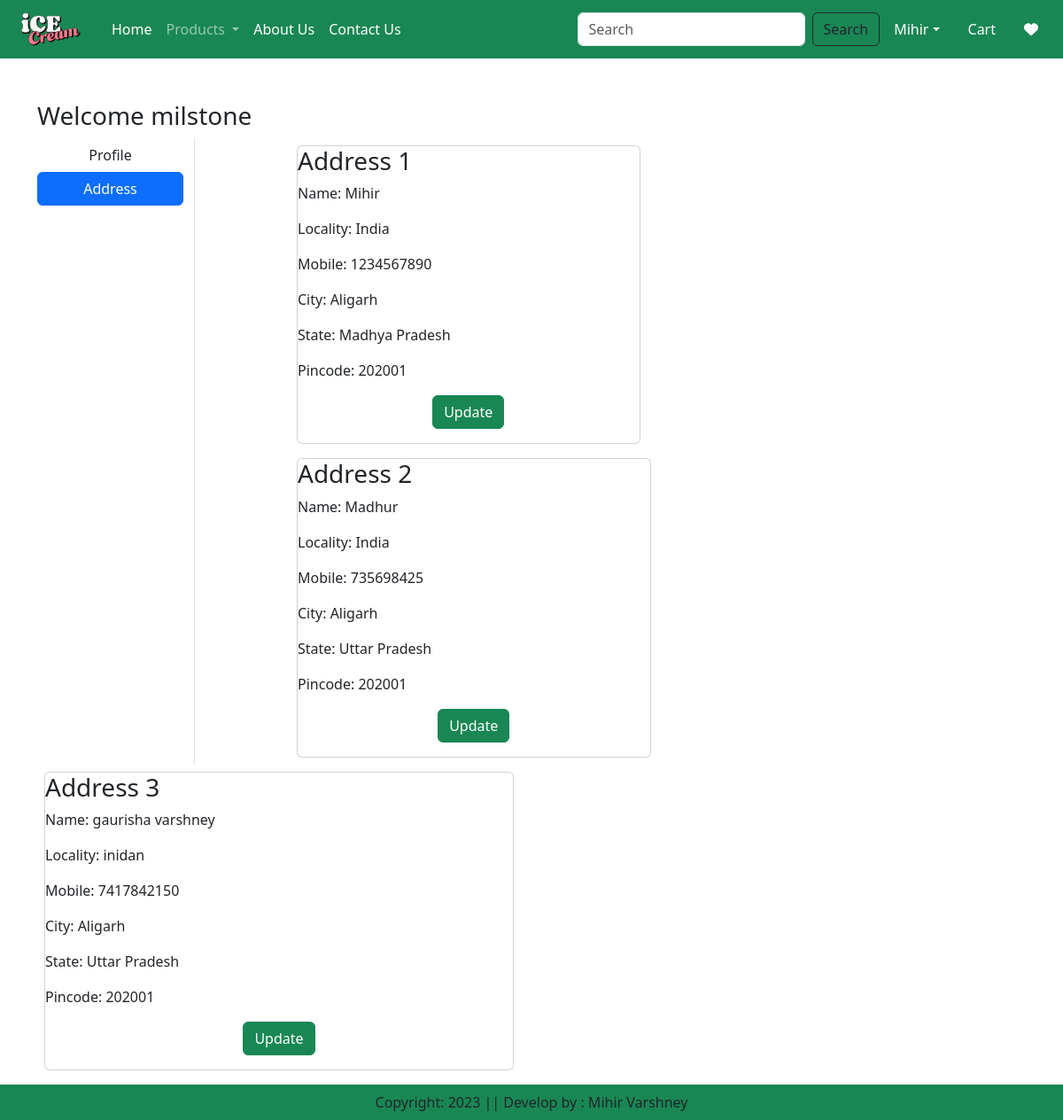
The page /address/ (signed in) on the database its author committed.
### app/models.py (models this page shows, shortened)
class Customer(models.Model):
    user = models.ForeignKey(User,on_delete=models.CASCADE)
    name = models.CharField(max_length=200)
    locality = models.CharField(max_length=200)
    city = models.CharField(max_length=50)
    mobile = models.IntegerField(default=0)
    zipcode= models.IntegerField()
    state= models.CharField(choices=STATE_CHOICES,max_length=100)

### app/views.py (the view)
# urls.py: path('address/', views.address, name='address'),
@login_required
def address(request):
    add = Customer.objects.filter(user=request.user)
    totalitem = 0
    wishitem = 0
    if request.user.is_authenticated:
        totalitem = len(Cart.objects.filter(user=request.user))
        wishitem = len(Wishlist.objects.filter(user=request.user))
    return render(request, 'app/address.html', locals())

### app/templates/app/address.html (shortened to what this page needs)
{% extends 'app/base.html' %}
{% load static %}
{% block main-content %}
<div class="container my-5">
    <div class="row">
        <h3>Welcome <span class="text=capitalize">{{request.user}}</span></h3>
        <div class="col-sm-2 border-end">
            <ul class="list-unstyled">
                <li class="d-grid"><a href="{% url 'profile' %}" class="btn">Profile</a></li>
                <li class="d-grid"><a href="{% url 'address' %}" class="btn btn-primary">Address</a></li>
            </ul>
        </div>
        <div class="col-sm-9 offset-sm-1">
            <div class="row">
                {% for ad in add %}
                <div class="col-sm-6">
                    <div class="card m-2" <div class="card-body">
                        <h3>Address {{forloop.counter}}</h3>
                        <p>Name: {{ad.name}}</p>
                        <p>Locality: {{ad.locality}}</p>
                        <p>Mobile: {{ad.mobile}}</p>
                        <p>City: {{ad.city}}</p>
                        <p>State: {{ad.state}}</p>
                        <p>Pincode: {{ad.zipcode}}</p>
                        <p class="text-center"><a href="{% url 'updateAddress' pk=ad.id %}" type="button"
                                class="btn btn-success">Update</a></p>
                    </div>
                </div>
            </div>
            {% endfor %}
        </div>
{% endblock main-content %}

### rows shown on the page
Customer: name "Mihir", locality "India", mobile "1234567890", city "Aligarh", state "Madhya Pradesh", zipcode "202001"
Customer: name "Madhur", locality "India", mobile "735698425", city "Aligarh", state "Uttar Pradesh", zipcode "202001"
Customer: name "gaurisha varshney", locality "inidan", mobile "7417842150", city "Aligarh", state "Uttar Pradesh", zipcode "202001"

### other values the page prints
{{ request.user }} "milstone"
